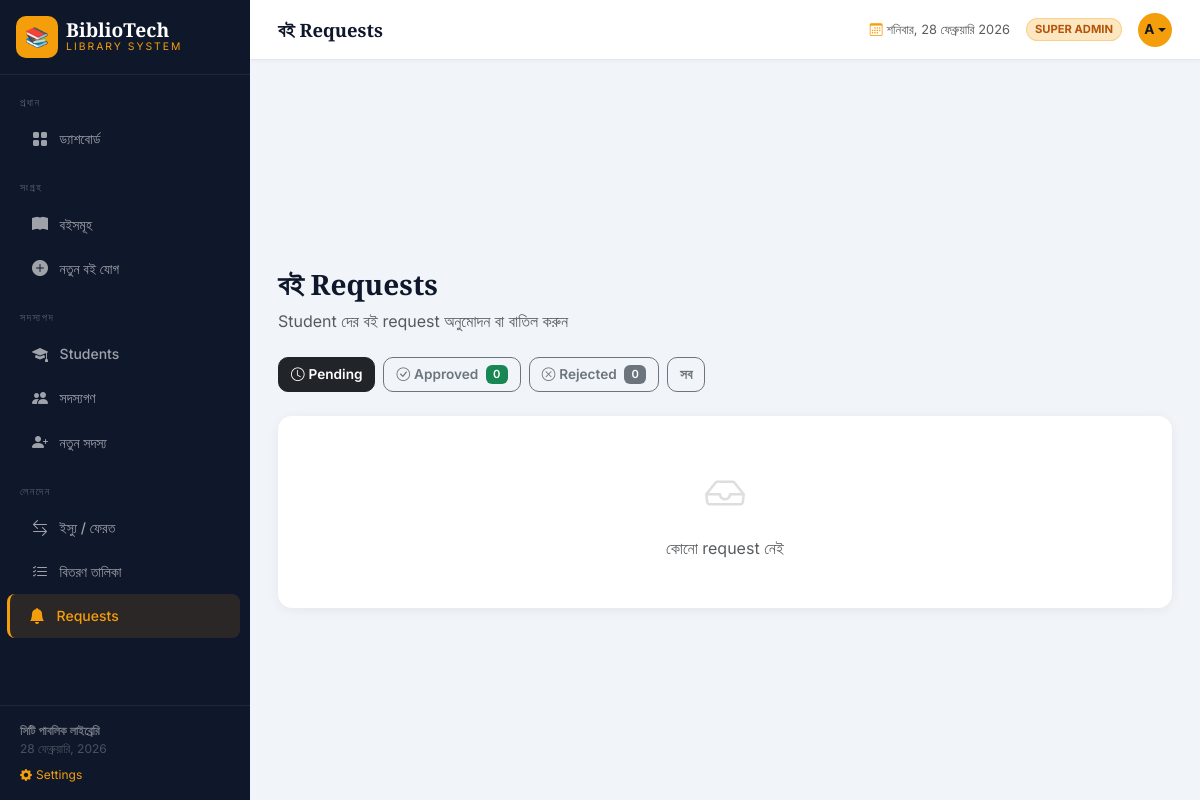
Page /requests (signed in) on the committed database.
### tables this page shows
CREATE TABLE settings (
        key TEXT PRIMARY KEY, value TEXT
    );

### app.py (the view)
@app.route('/requests')
@admin_required
def requests_list():
    status_filter = request.args.get('status', 'pending')
    conn = get_db()
    query  = '''SELECT br.*, b.title as book_title, b.cover_color, b.author,
                       s.name as student_name, s.email as student_email, s.phone as student_phone
                FROM book_requests br
                JOIN books b ON br.book_id=b.id
                JOIN students s ON br.student_id=s.id'''
    params = []
    if status_filter != 'all':
        query += ' WHERE br.status=?'
        params.append(status_filter)
    query += ' ORDER BY br.request_date DESC'
    reqs = conn.execute(query, params).fetchall()
    counts = {
        'pending':  conn.execute("SELECT COUNT(*) FROM book_requests WHERE status='pending'").fetchone()[0],
        'approved': conn.execute("SELECT COUNT(*) FROM book_requests WHERE status='approved'").fetchone()[0],
        'rejected': conn.execute("SELECT COUNT(*) FROM book_requests WHERE status='rejected'").fetchone()[0],
    }
    conn.close()
    return render_template('requests.html', requests=reqs, status_filter=status_filter, counts=counts)

### app.py (called while the page is built)
def admin_required(f):
    @wraps(f)
    def decorated(*args, **kwargs):
        if not session.get('logged_in'):
            flash('এই পেজটি দেখতে লগইন করুন।', 'info')
            return redirect(url_for('login', next=request.path))
        if not session.get('is_admin'):
            flash('এই কাজটি করার অনুমতি আপনার নেই।', 'error')
            return redirect(url_for('books'))
        return f(*args, **kwargs)
    return decorated

def get_db():
    conn = sqlite3.connect(DB_PATH)
    conn.row_factory = sqlite3.Row
    return conn

def get_settings():
    conn = get_db()
    rows = conn.execute('SELECT key, value FROM settings').fetchall()
    conn.close()
    return {row['key']: row['value'] for row in rows}

@app.context_processor
def inject_settings():
    return dict(site=get_settings())

### templates/requests.html (shortened to what this page needs)
{% extends 'base.html' %}
{% block topbar_title %}বই Requests{% endblock %}
{% block content %}
<div class="d-flex justify-content-between align-items-start mb-4 page-header">
    <div>
        <h1>বই Requests</h1>
        <p class="text-muted mb-0">Student দের বই request অনুমোদন বা বাতিল করুন</p>
    </div>
</div>
<div class="d-flex gap-2 mb-4">
    <a href="{{ url_for('requests_list', status='pending') }}"
       class="btn {% if status_filter=='pending' %}btn-dark{% else %}btn-outline-secondary{% endif %}">
        <i class="bi bi-clock me-1"></i>Pending
    </a>
    <a href="{{ url_for('requests_list', status='approved') }}"
       class="btn {% if status_filter=='approved' %}btn-dark{% else %}btn-outline-secondary{% endif %}">
        <i class="bi bi-check-circle me-1"></i>Approved
        <span class="badge bg-success ms-1">{{ counts.approved }}</span>
    </a>
    <a href="{{ url_for('requests_list', status='rejected') }}"
       class="btn {% if status_filter=='rejected' %}btn-dark{% else %}btn-outline-secondary{% endif %}">
        <i class="bi bi-x-circle me-1"></i>Rejected
        <span class="badge bg-secondary ms-1">{{ counts.rejected }}</span>
    </a>
    <a href="{{ url_for('requests_list', status='all') }}"
       class="btn {% if status_filter=='all' %}btn-dark{% else %}btn-outline-secondary{% endif %}">
        সব
    </a>
</div>
{% if requests %}
<div class="d-flex flex-column gap-3">
    {% for req in requests %}
    <div class="card content-card">
        <div class="card-body p-4">
            <div class="row align-items-center g-3">
                <div class="col-md-4">
                    <div class="d-flex align-items-center gap-3">
                        <div class="book-cover-sm flex-shrink-0" style="background:{{ req.cover_color }}; width:42px; height:56px; font-size:1rem">
                            <i class="bi bi-book-fill"></i>
                        </div>
                        <div>
                            <div class="fw-bold" style="font-size:.95rem">{{ req.book_title }}</div>
                            <div class="text-muted small">{{ req.author }}</div>
                        </div>
                    </div>
                </div>
                <div class="col-md-3">
                    <div class="d-flex align-items-center gap-2 mb-1">
                        <div class="member-av flex-shrink-0" style="background:#e0e7ff;color:#4338ca;width:30px;height:30px;font-size:.75rem">
                            {{ req.student_name[0].upper() }}
                        </div>
                        <span class="fw-semibold small">{{ req.student_name }}</span>
                    </div>
                    {% if req.student_phone %}
                    <div class="text-muted small ms-1"><i class="bi bi-telephone me-1"></i>{{ req.student_phone }}</div>
                    {% endif %}
                    {% if req.student_note %}
                    <div class="text-muted small ms-1 mt-1" style="font-style:italic">"{{ req.student_note }}"</div>
                    {% endif %}
                </div>
                <div class="col-md-2">
                    <div class="text-muted small mb-1"><i class="bi bi-calendar3 me-1"></i>{{ req.request_date[:10] }}</div>
                    {% if req.status == 'pending' %}
                    <span class="badge bg-warning bg-opacity-20 text-warning border border-warning border-opacity-25">
                        <i class="bi bi-clock me-1"></i>Pending
                    </span>
                    {% elif req.status == 'approved' %}
                    <span class="badge bg-success bg-opacity-15 text-success">
                        <i class="bi bi-check-circle me-1"></i>Approved
                    </span>
                    {% else %}
                    <span class="badge bg-danger bg-opacity-15 text-danger">
                        <i class="bi bi-x-circle me-1"></i>Rejected
                    </span>
                    {% endif %}
                    {% if req.admin_note %}
                    <div class="text-muted small mt-1" style="font-style:italic">Admin: "{{ req.admin_note }}"</div>
                    {% endif %}
                </div>
                <div class="col-md-3">
                    {% if req.status == 'pending' %}
                    <div class="d-flex gap-2 justify-content-end">
                        <button class="btn btn-sm btn-success"
                                data-bs-toggle="modal"
                                data-bs-target="#actionModal"
                                data-req-id="{{ req.id }}"
                                data-action="approve"
                                data-student="{{ req.student_name }}"
                                data-book="{{ req.book_title }}">
                            <i class="bi bi-check-lg me-1"></i>Approve
                        </button>
                        <button class="btn btn-sm btn-outline-danger"
                                data-bs-toggle="modal"
                                data-bs-target="#actionModal"
                                data-req-id="{{ req.id }}"
                                data-action="reject"
                                data-student="{{ req.student_name }}"
                                data-book="{{ req.book_title }}">
                            <i class="bi bi-x-lg me-1"></i>Reject
                        </button>
                    </div>
                    {% else %}
                    <div class="text-end text-muted small">{{ req.resolved_date or '' }}</div>
                    {% endif %}
                </div>
            </div>
        </div>
    </div>
    {% endfor %}
</div>
{% else %}
<div class="card content-card">
    <div class="card-body text-center py-5 text-muted">
        <i class="bi bi-inbox" style="font-size:2.5rem;opacity:.2;display:block;margin-bottom:.75rem"></i>
        কোনো request নেই
    </div>
</div>
{% endif %}
{% endblock %}

### templates/base.html (shortened to what this page needs)
<!DOCTYPE html>
<html lang="bn">
<head>
    <link href="https://cdnjs.cloudflare.com/ajax/libs/bootstrap/5.3.2/css/bootstrap.min.css" rel="stylesheet">
    <link href="https://cdnjs.cloudflare.com/ajax/libs/bootstrap-icons/1.11.3/font/bootstrap-icons.min.css" rel="stylesheet">
</head>
<body>
<nav id="sidebar">
    <div class="sidebar-brand d-flex align-items-center gap-2 p-3 border-bottom" style="border-color:rgba(255,255,255,.07)!important">
        <div class="brand-icon" style="overflow:hidden">
            {% if site.logo_type == 'image' %}
            <img src="{{ site.library_logo }}" style="width:100%;height:100%;object-fit:cover;border-radius:10px" alt="logo">
            {% else %}
            {{ site.library_logo }}
            {% endif %}
        </div>
        <div>
            <div class="brand-name">{{ site.library_name }}</div>
            <div class="brand-sub">{{ site.library_tagline }}</div>
        </div>
    </div>
    <div class="sidebar-nav flex-grow-1 py-2">
        <div class="nav-section">প্রধান</div>
        {% if session.get("is_admin") %}
        <a href="{{ url_for('dashboard') }}" class="nav-link {% if request.endpoint=='dashboard' %}active{% endif %}"><i class="bi bi-grid-fill"></i> ড্যাশবোর্ড</a>
        {% endif %}
        <div class="nav-section mt-2">সংগ্রহ</div>
        <a href="{{ url_for('books') }}" class="nav-link {% if request.endpoint=='books' %}active{% endif %}"><i class="bi bi-book-fill"></i> বইসমূহ</a>
        {% if session.get("is_admin") %}
        <a href="{{ url_for('add_book') }}" class="nav-link {% if request.endpoint=='add_book' %}active{% endif %}"><i class="bi bi-plus-circle-fill"></i> নতুন বই যোগ</a>
        <div class="nav-section mt-2">সদস্যপদ</div>
        <a href="{{ url_for('students') }}" class="nav-link {% if request.endpoint=='students' %}active{% endif %}"><i class="bi bi-mortarboard-fill"></i> Students</a>
        <a href="{{ url_for('members') }}" class="nav-link {% if request.endpoint=='members' %}active{% endif %}"><i class="bi bi-people-fill"></i> সদস্যগণ</a>
        <a href="{{ url_for('add_member') }}" class="nav-link {% if request.endpoint=='add_member' %}active{% endif %}"><i class="bi bi-person-plus-fill"></i> নতুন সদস্য</a>
        <div class="nav-section mt-2">লেনদেন</div>
        <a href="{{ url_for('borrow') }}" class="nav-link {% if request.endpoint=='borrow' %}active{% endif %}"><i class="bi bi-arrow-left-right"></i> ইস্যু / ফেরত</a>
        <a href="{{ url_for('issued_books') }}" class="nav-link {% if request.endpoint=='issued_books' %}active{% endif %}"><i class="bi bi-list-check"></i> বিতরণ তালিকা</a>
        <a href="{{ url_for('requests_list') }}" class="nav-link {% if request.endpoint=='requests_list' %}active{% endif %}"><i class="bi bi-bell-fill"></i> Requests</a>
        {% endif %}
    </div>
    <div class="sidebar-footer">
    <div class="fw-semibold" style="color:rgba(255,255,255,.4)">{{ site.library_footer }}</div>
    <div id="sidebar-date"></div>
    {% if session.get('is_super') %}
    <a href="{{ url_for('settings') }}" class="d-block mt-2" style="color:var(--gold);font-size:.75rem;text-decoration:none">
        <i class="bi bi-gear-fill me-1"></i>Settings
    </a>
    {% endif %}
</div>
</nav>
<div id="main">
    <div class="topbar">
        <div class="topbar-title">{% block topbar_title %}{% endblock %}</div>
        <div class="d-flex align-items-center gap-3">
            <span class="text-muted d-none d-md-inline" style="font-size:.8rem">
                <i class="bi bi-calendar3 me-1" style="color:var(--gold)"></i><span id="live-date"></span>
            </span>
            {% if session.get("is_admin") %}
                {% if session.get("is_super") %}
                <span class="admin-badge" style="background:rgba(245,158,11,.25);color:#b45309">SUPER ADMIN</span>
                {% else %}
                <span class="admin-badge">ADMIN</span>
                {% endif %}
                <div class="dropdown">
                    <button class="topbar-av border-0 dropdown-toggle" style="cursor:pointer"
                            data-bs-toggle="dropdown" aria-expanded="false">
                        {{ session.get("username", "A")[0].upper() }}
                    </button>
                </div>
            {% endif %}
        </div>
    </div>
    <div class="page-body pb-0 pt-3">
    </div>
    <div class="page-body">{% block content %}{% endblock %}</div>
</div>
</body>
</html>

### templates/base.html (style rules this page uses)
:root { --sidebar-bg:#0f172a; --sidebar-w:250px; --gold:#f59e0b; --gold-light:#fcd34d; }
body { font-family:'Inter',sans-serif; background:#f1f5f9; }
#sidebar { width:var(--sidebar-w); min-height:100vh; background:var(--sidebar-bg); position:fixed; top:0; left:0; display:flex; flex-direction:column; z-index:1000; }
.brand-icon { width:42px;height:42px;background:var(--gold);border-radius:10px;display:inline-flex;align-items:center;justify-content:center;font-size:1.2rem;color:#0f172a;font-weight:800; }
.brand-name { font-family:'Playfair Display',serif;font-size:1.2rem;font-weight:700;color:#fff;line-height:1; }
.brand-sub { font-size:.65rem;letter-spacing:2px;text-transform:uppercase;color:var(--gold); }
.nav-section { font-size:.65rem;letter-spacing:1.5px;text-transform:uppercase;color:rgba(255,255,255,.3);padding:.75rem 1.25rem .35rem; }
.sidebar-nav .nav-link { color:rgba(255,255,255,.6);padding:.6rem 1.25rem;border-radius:8px;margin:1px 10px;font-size:.875rem;font-weight:500;display:flex;align-items:center;gap:.6rem;transition:all .15s; }
.sidebar-nav .nav-link i { font-size:1rem;width:20px;text-align:center; }
.sidebar-nav .nav-link.active { color:var(--gold);background:rgba(245,158,11,.12);border-left:3px solid var(--gold);margin-left:7px;padding-left:calc(1.25rem - 3px); }
#main { margin-left:var(--sidebar-w);min-height:100vh;display:flex;flex-direction:column; }
.topbar { background:#fff;height:60px;padding:0 1.75rem;display:flex;align-items:center;justify-content:space-between;border-bottom:1px solid #e2e8f0;position:sticky;top:0;z-index:999;box-shadow:0 1px 4px rgba(0,0,0,.04); }
.topbar-title { font-family:'Playfair Display',serif;font-size:1.15rem;font-weight:700;color:#0f172a; }
.topbar-av { width:34px;height:34px;background:var(--gold);border-radius:50%;display:flex;align-items:center;justify-content:center;font-weight:700;font-size:.85rem;color:#0f172a; }
.page-body { padding:1.75rem;flex:1; }
.content-card { border:none;border-radius:14px;box-shadow:0 2px 12px rgba(0,0,0,.06); }
.btn { font-weight:600;font-size:.85rem;border-radius:10px; }
.page-header h1 { font-family:'Playfair Display',serif;font-size:1.75rem;font-weight:900;color:#0f172a; }
.badge { font-weight:600;font-size:.7rem; }
.sidebar-footer { margin-top:auto;padding:1rem 1.25rem;border-top:1px solid rgba(255,255,255,.07);font-size:.75rem;color:rgba(255,255,255,.25); }
.admin-badge { background:rgba(245,158,11,.15);color:var(--gold);border:1px solid rgba(245,158,11,.3);font-size:.7rem;font-weight:700;padding:2px 8px;border-radius:20px; }

### rows in the picture
settings: library_name "BiblioTech"
settings: library_tagline "LIBRARY SYSTEM"
settings: library_footer "সিটি পাবলিক লাইব্রেরি"

### other values in the picture
{{ site.library_logo }} "📚"
{{ session.get("username", "A")[0].upper() }} "A"
{{ counts.approved }} "0"
{{ counts.rejected }} "0"
